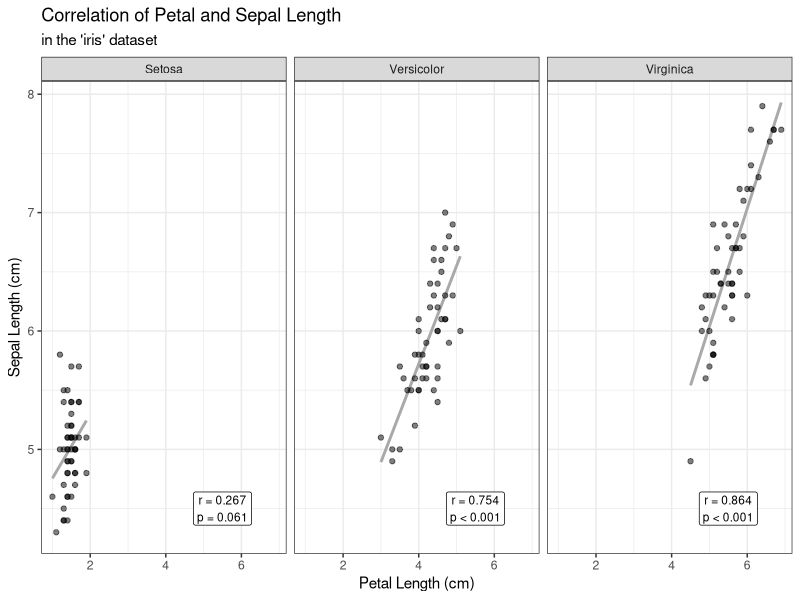

Source code (R):
# Data + Donuts: Making Beautiful Plots in R's Ggplot2
# Author: Jessica M. Alexander (https://jessb0t.github.io/)
# Workshop Date: 2025-02-13
# Summary: This script uses the standard 'iris' and 'mtcars' datasets to introduce fundamental
#           and semi-advanced features of plotting with ggplot.  The following R functions are covered:
#           - library()
#           - paste()
#           - c()
#           - data.frame()
#           - dplyr::filter()
#           - lplyr::pull()
#           - stats::cor.test()
#           - ggplot2::
#             - ggplot()
#             - aes()
#             - geom_point()
#             - geom_smooth()
#             - geom_label()
#             - facet_wrap()
#             - labs()
#             - theme_bw()
#             - ggsave()


#one-time install to your computer
#install.packages("tidyverse") #this installs multiple packages, including dplyr, lplyr, and ggplot2
#install.packages("datasets") #this installs the package that houses our sample data
#install.packages("stats") #this installs a very common package for standard statistical methods

#the following will need to be done whenever you create a new instance of R
#load necessary packages
library(datasets)
library(tidyverse)
library(stats)

#specify folder where plots should go (discuss relative merits of absolute v. relative paths)
outpath <- "your-filepath-here"

#helper functions and variables
#I like to include the date for any outputs, so this is a handy variable to have
today <- format(Sys.Date(), "%Y%m%d")

#this function takes numbers less than one and decides if they get 3 or four digits for display
digit_display <- function(number){
  if(abs(number)<0.001){
    x <- sprintf("%.4f", number)
  }else{
    x <- sprintf("%.3f", number)
  }
  return (x) #this is a number
}

#this function takes a p-value and gives you a string that either rounds to 3 decimal places or outputs the classic "p<0.001"
tinyps <- function(pval){
  if(pval < 0.001){
    x = "< 0.001"
  }else {
    tmp <- round(pval,3)
    x = paste("= ", as.character(tmp), sep="")
  }
  return (x) #this is a string
}


### EXAMPLE PLOT: IRIS DATASET
#about the dataset (https://en.wikipedia.org/wiki/Iris_flower_data_set)
#pretty picture of irises (https://www.kaggle.com/code/sufyansadiq/exploratory-data-analysis-on-iris-flower-dataset)
#measurements from 150 iris flowers of 5 variables:
# - Sepal.Length (numerical value, in centimeters)
# - Sepal.Width (numerical value, in centimeters)
# - Petal.Length (numerical value, in centimeters)
# - Petal.Width (numerical value, in centimeters)
# - Species (factor of three levels: 'setosa', 'versicolor', 'virginica')

#load the iris data
data(iris) #this will create a dataframe named 'iris' in your environment

#helpful note for your own data: when you want to load your data, you could call the dataframe 'df' and load it by replacing the filepath and filename below
#df <- read.csv("filepath-to-your-data/filename-of-your-data.csv")

#create dataframes that are subsets by species (there are other ways to do this, but this way is easy to read)
df_setosa <- filter(iris, Species=="setosa")
df_versicolor <- filter(iris, Species=="versicolor")
df_virginia <- filter(iris, Species=="virginica")

#using the species-specific dataframes, run correlation tests and assign to variables
corr_setosa <- cor.test(pull(df_setosa, Petal.Length), pull(df_setosa, Sepal.Length), method="pearson")
corr_versicolor <- cor.test(pull(df_versicolor, Petal.Length), pull(df_versicolor, Sepal.Length), method="pearson")
corr_virginia <- cor.test(pull(df_virginia, Petal.Length), pull(df_virginia, Sepal.Length), method="pearson")

#we need a special dataframe to display correlation coefficients and p-values in our plot
label_text_iris <- data.frame(
  label = c(paste("r = ", digit_display(corr_setosa$estimate),
                  "\np ", tinyps(corr_setosa$p.value), sep=""),
            paste("r = ", digit_display(corr_versicolor$estimate),
                  "\np ", tinyps(corr_versicolor$p.value), sep=""),
            paste("r = ", digit_display(corr_virginia$estimate),
                  "\np ", tinyps(corr_virginia$p.value), sep="")),
  Species = c("setosa", "versicolor", "virginica"),
  Petal.Length = c(5.5, 5.5, 5.5),
  Sepal.Length = c(4.5, 4.5, 4.5))

#we build our plot (and assign it to a variable so we can save it as a png file)
plot1 <-  ggplot(data=iris, aes(x=Petal.Length, y=Sepal.Length)) +
  geom_smooth(method="lm", color="darkgrey", se=FALSE) +
  geom_point(alpha=0.5) +
  facet_wrap(~Species, labeller=as_labeller(c(`setosa`="Setosa", `versicolor`="Versicolor", `virginica`="Virginica"))) +
  geom_label(data=label_text_iris, aes(x=Petal.Length, y=Sepal.Length, label=label), size=3, color="black") +
  labs(title="Correlation of Petal and Sepal Length",
       subtitle="in the 'iris' dataset",
       x="Petal Length (cm)",
       y="Sepal Length (cm)") +
  theme_bw()

#output the plot to file
fileout <- paste(outpath, "irisplot_", today, ".png", sep="")
ggsave(fileout, plot=plot1, width=6, height=5, units="in")


### YOUR TURN: MTCARS DATASET
#about the dataset (https://stat.ethz.ch/R-manual/R-devel/library/datasets/html/mtcars.html)
#auto design details for 32 car models from Motor Trends magazine in 1974; we focus on these variables:
# - disp (numerical value, in cubic inches) = displacement
# - wt (numerical value, in lbs/1000) = weight
# - am (factor of two levels: 0=automatic, 1=manual) = type of transmission

#load the dataset
data(mtcars)

#now create the plot on your own; feel free to customize it in ways you might desire, for example:
# - try changing the theme (+ theme_xxxx())
# - try making the points a different color (color=)
# - try changing the opacity of the points (alpha=)
